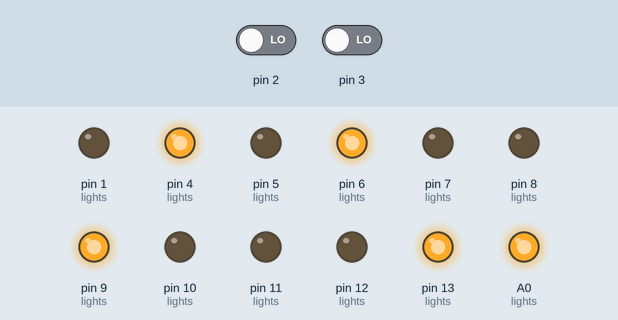
Recording of a sketch running on a simulated Arduino Uno, built with avr-gcc and run on an emulated ATmega328P. Shown: output pins drawn as LEDs (lit = HIGH). The test bench sets the inputs (shaded band); at power-on: pin 2 LOW, pin 3 LOW.

Above: at 1.2 s.
1.3 s: pin 2 driven HIGH
At 2.8 s:
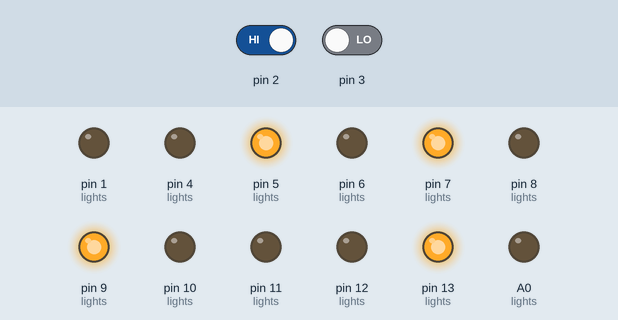
4.0 s: pin 3 driven HIGH
At 5.1 s:
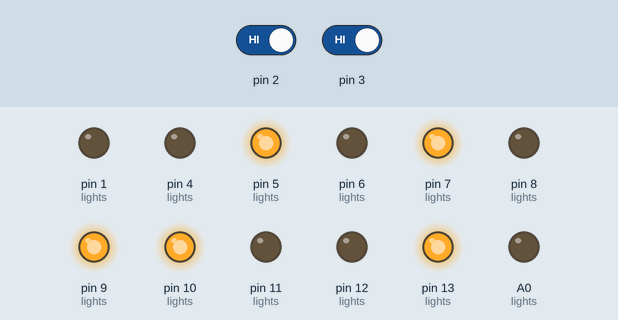
5.5 s: pin 2 driven LOW
At 6.3 s:
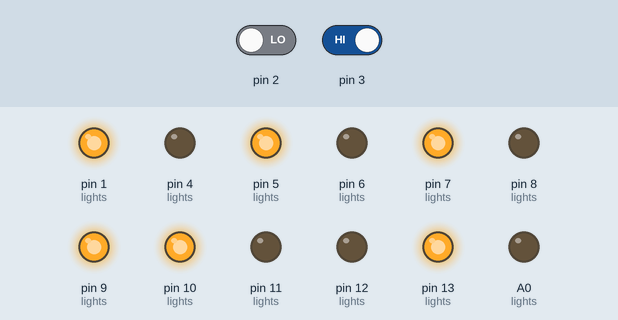
Timing chart, 0 to 19.0 s (numbered marks = the images above; inputs shaded):
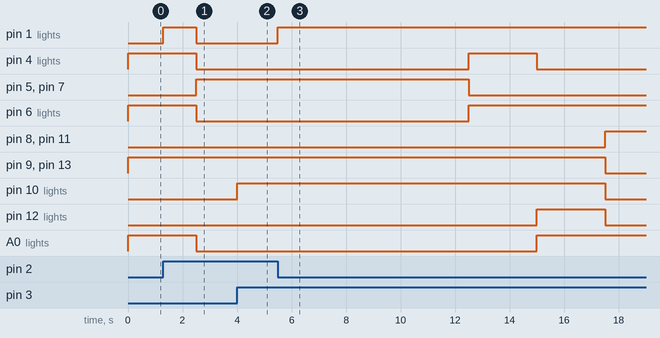

The sketch:

App.ino
```cpp
//    LIGHT PINS:
//   ===============================================
//    | POSITION & TYPE | RED | CAR YELLOW/ PED BLUE | GREEN |
//    | LEFT CAR LIGHT   |  A0   |                    4                     |      5      |
//    | LEFT PED LIGHT   |   6    |                    1                     |      7      |
//    | RIGHT CAR LIGHT |  13   |                   12                    |      11     |
//    | RIGHT PED LIGHT |   9    |                  10                     |      8      |
//   ===============================================
//    BUTTON PINS:
//   ==============
//    | POSITION | PIN |
//    |     LEFT    |   2   |
//    |    RIGHT   |   3   |
//   ==============


const int lights[4][3] = {{A0,4,5},{6,1,7}, {13,12,11}, {9,10,8}};
const int delays[2] = {10000, 2500};

void setup(){
  for(int item = 0; item < 4; item++){
    for(int obj = 0; obj < 3; obj++){
      if(obj == 0)  digitalWrite(lights[item][obj], HIGH);
      pinMode(lights[item][obj], OUTPUT);
    }
  }
  attachInterrupt(digitalPinToInterrupt(2), left_btn_pressed, CHANGE);
  attachInterrupt(digitalPinToInterrupt(3), right_btn_pressed, CHANGE);
}

void loop(){
  turn_green(lights[0], lights[1]);
  turn_red(lights[0], lights[1]);
  turn_green(lights[2], lights[3]);
  turn_red(lights[2], lights[3]);
}

void turn_green(int lights[3], int pedlights[3]){
    digitalWrite(lights[1], HIGH);
    delay(delays[1]);
    if(digitalRead(pedlights[1]) == HIGH){
      digitalWrite(pedlights[0], LOW);
      digitalWrite(pedlights[1], LOW);
      digitalWrite(pedlights[2], HIGH);
    }
    digitalWrite(lights[0], LOW);
    digitalWrite(lights[1], LOW);
    digitalWrite(lights[2], HIGH);
    delay(delays[0]);
}

void turn_red(int lights[3], int pedlights[3]){
    digitalWrite(lights[2], LOW);
    digitalWrite(pedlights[2], LOW);
    digitalWrite(pedlights[0], HIGH);
    digitalWrite(lights[1], HIGH);
    delay(delays[1]);
    digitalWrite(lights[1], LOW);
    digitalWrite(lights[0], HIGH);
    digitalWrite(lights[2], LOW);
}

void left_btn_pressed(){
   digitalWrite(1, HIGH);
}

void right_btn_pressed(){
  digitalWrite(10, HIGH);
}
```

Measured:
- after the input at 1.3 s, pin 1 (lights): LOW → HIGH at once, → LOW 1.2 s later; pin 6 (lights): HIGH → LOW after 1.2 s; pin 7 (lights): LOW → HIGH after 1.2 s
- after the input at 4.0 s, pin 10 (lights): LOW → HIGH at once
- after the input at 5.5 s, pin 1 (lights): LOW → HIGH at once
